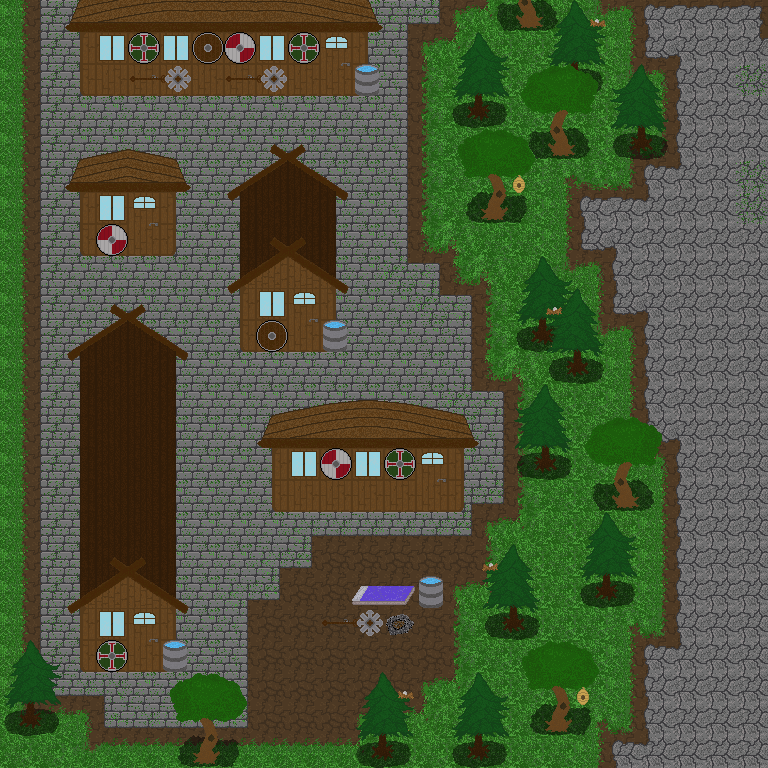

This game map was drawn from its Tiled (.tmx) file and the tilesets committed beside it. A one-line description and the trimmed map source follow:
An orthogonal 24x24 tile map with 32x32 px tiles, 9 tile layers (Dirt, StoneBrickMoss, Grass, Lake, ...) and 72 objects (36x bottle, 29x collider, 4x enemy, 2x portal, player).

<map version="1.4" tiledversion="1.4.3" orientation="orthogonal" renderorder="right-down" width="24" height="24" tilewidth="32" tileheight="32" infinite="0" nextlayerid="17" nextobjectid="134">
 <tileset firstgid="1" source="../textures/spritesheets/Tilesetv4.tsx" />
 <layer id="1" name="Dirt" width="24" height="24">
  <data>[576 cells, 576 non-empty, 4 distinct tile ids]</data>
 </layer>
 <layer id="5" name="StoneBrickMoss" width="24" height="24">
  <data>[576 cells, 366 non-empty, 24 distinct tile ids]</data>
 </layer>
 <layer id="3" name="Grass" width="24" height="24">
  <data>[576 cells, 183 non-empty, 14 distinct tile ids]</data>
 </layer>
 <layer id="4" name="Lake" width="24" height="24">
  <data>[576 cells, 0 non-empty, 0 distinct tile ids]</data>
 </layer>
 <layer id="6" name="BuildingLower" width="24" height="24">
  <data>[576 cells, 150 non-empty, 60 distinct tile ids]</data>
 </layer>
 <objectgroup id="14" name="Player">
  <object id="1" name="Player" type="player" x="286" y="568.563" />
 </objectgroup>
 <objectgroup id="13" name="Enemies">
  <object id="2" name="Enemy" type="enemy" x="390.375" y="299.083" />
  <object id="3" name="Enemy" type="enemy" x="422" y="332.542" />
  <object id="4" name="Enemy" type="enemy" x="159.792" y="109.625" />
  <object id="5" name="Enemy" type="enemy" x="288.792" y="111.167" />
 </objectgroup>
 <layer id="7" name="BuildingHighier" width="24" height="24">
  <data>[576 cells, 0 non-empty, 0 distinct tile ids]</data>
 </layer>
 <layer id="8" name="Props" width="24" height="24">
  <data>[576 cells, 22 non-empty, 9 distinct tile ids]</data>
 </layer>
 <layer id="9" name="Trees" width="24" height="24">
  <data>[576 cells, 81 non-empty, 42 distinct tile ids]</data>
 </layer>
 <layer id="10" name="OverTrees" width="24" height="24">
  <data>[576 cells, 33 non-empty, 21 distinct tile ids]</data>
 </layer>
 <objectgroup id="11" name="Collisions">
  <object id="48" name="House of Freya" type="collider" x="82" y="345" width="92" height="324.5" />
  <object id="49" name="Barrel" type="collider" x="163.455" y="641.273" width="22.7273" height="31.0909" />
  <object id="50" name="House of Sif" type="collider" x="273" y="414" width="188.25" height="96" />
  <object id="51" name="Bed" type="collider" x="350.75" y="585.75" width="63.5" height="19" />
  <object id="52" name="Barrel" type="collider" x="419" y="577.25" width="25.25" height="30.5" />
  <object id="53" name="Campfire" type="collider" x="387.25" y="614" width="27" height="22" />
  <object id="56" name="Weapon" type="collider" x="322.5" y="608.75" width="61.5" height="31.5" />
  <object id="59" name="House of Heimdallr" type="collider" x="241" y="184" width="93" height="166.667" />
  <object id="61" name="Barrel" type="collider" x="323.333" y="322.333" width="22" height="28.3333" />
  <object id="67" name="Guest House" type="collider" x="81" y="159" width="94" height="94.3333" />
  <object id="69" name="Barrel" type="collider" x="355.25" y="65" width="22.75" height="27.75" />
  <object id="71" name="Dwarven Hall" type="collider" x="80.3333" y="0.666667" width="288.667" height="93.6667" />
  <object id="89" name="Tree" type="collider" x="513.5" y="10.25" width="30.25" height="22.25">
   <ellipse />
  </object>
  <object id="91" name="Tree" type="collider" x="469.25" y="103.25" width="24.5" height="21">
   <ellipse />
  </object>
  <object id="92" name="Tree" type="collider" x="545.25" y="142.25" width="31.5" height="17.25">
   <ellipse />
  </object>
  <object id="96" name="Tree" type="collider" x="624.5" y="137.25" width="30" height="14.75">
   <ellipse />
  </object>
  <object id="98" name="Tree" type="collider" x="481.25" y="204.75" width="28.25" height="15.75">
   <ellipse />
  </object>
  <object id="102" name="Tree" type="collider" x="528.75" y="327" width="25.25" height="17.75">
   <ellipse />
  </object>
  <object id="103" name="Tree" type="collider" x="568" y="357" width="19.75" height="21.75">
   <ellipse />
  </object>
  <object id="108" name="Tree" type="collider" x="534.75" y="455.75" width="21" height="15.75">
   <ellipse />
  </object>
  <object id="109" name="Tree" type="collider" x="613" y="492.75" width="26.5" height="17.25">
   <ellipse />
  </object>
  <object id="112" name="Tree" type="collider" x="597.25" y="584.75" width="23.25" height="15.75">
   <ellipse />
  </object>
  <object id="113" name="Tree" type="collider" x="503.25" y="616" width="21.75" height="17.5">
   <ellipse />
  </object>
  <object id="114" name="Tree" type="collider" x="545.25" y="716.25" width="27" height="17.75">
   <ellipse />
  </object>
  <object id="115" name="Tree" type="collider" x="470" y="744.25" width="21.75" height="17.75">
   <ellipse />
  </object>
  <object id="116" name="Tree" type="collider" x="371" y="743.5" width="23.25" height="16.25">
   <ellipse />
  </object>
  <object id="117" name="Tree" type="collider" x="193.75" y="749" width="25.25" height="16.75">
   <ellipse />
  </object>
  <object id="118" name="Tree" type="collider" x="20" y="707" width="20.3333" height="22.6667">
   <ellipse />
  </object>
  <object id="119" name="Tree" type="collider" x="40.3333" y="729.333" width="0.333333">
   <ellipse />
  </object>
 </objectgroup>
 <objectgroup id="12" name="Bottles">
  <object id="6" name="Bottle" type="bottle" x="200.667" y="108.667" />
  <object id="7" name="Bottle" type="bottle" x="227.333" y="108" />
  <object id="8" name="Bottle" type="bottle" x="255.333" y="106.667" />
  <object id="9" name="Bottle" type="bottle" x="425.333" y="273.333" />
  <object id="10" name="Bottle" type="bottle" x="460" y="307.333" />
  <object id="11" name="Bottle" type="bottle" x="460" y="272.667" />
  <object id="12" name="Bottle" type="bottle" x="274" y="655.333" />
  <object id="13" name="Bottle" type="bottle" x="302.667" y="654.667" />
  <object id="14" name="Bottle" type="bottle" x="301.333" y="685.333" />
  <object id="15" name="Bottle" type="bottle" x="269.333" y="683.333" />
  <object id="16" name="Bottle" type="bottle" x="51" y="562" />
  <object id="17" name="Bottle" type="bottle" x="52" y="478" />
  <object id="18" name="Bottle" type="bottle" x="50" y="393" />
  <object id="19" name="Bottle" type="bottle" x="51" y="308" />
  <object id="20" name="Bottle" type="bottle" x="209" y="212" />
  <object id="21" name="Bottle" type="bottle" x="205" y="281" />
  <object id="22" name="Bottle" type="bottle" x="138" y="283" />
  <object id="23" name="Bottle" type="bottle" x="49" y="124" />
  <object id="24" name="Bottle" type="bottle" x="369" y="118" />
  <object id="25" name="Bottle" type="bottle" x="366" y="187" />
  <object id="26" name="Bottle" type="bottle" x="366" y="251" />
  <object id="27" name="Bottle" type="bottle" x="227" y="415" />
  <object id="28" name="Bottle" type="bottle" x="224" y="503" />
  <object id="29" name="Bottle" type="bottle" x="228" y="572" />
  <object id="30" name="Bottle" type="bottle" x="636" y="235" />
  <object id="31" name="Bottle" type="bottle" x="693" y="232" />
  <object id="32" name="Bottle" type="bottle" x="752" y="230" />
  <object id="33" name="Bottle" type="bottle" x="719" y="283" />
  <object id="34" name="Bottle" type="bottle" x="660" y="280" />
  <object id="35" name="Bottle" type="bottle" x="705" y="656" />
  <object id="36" name="Bottle" type="bottle" x="750" y="657" />
  <object id="37" name="Bottle" type="bottle" x="745" y="713" />
  <object id="38" name="Bottle" type="bottle" x="699" y="711" />
  <object id="39" name="Bottle" type="bottle" x="698" y="31" />
  <object id="41" name="Bottle" type="bottle" x="743.636" y="32.1818" />
  <object id="42" name="Bottle" type="bottle" x="721" y="58" />
 </objectgroup>
 <objectgroup id="15" name="Portal">
  <!-- 2 objects omitted --></objectgroup>
</map>
<!-- 2 of 72 objects omitted -->
